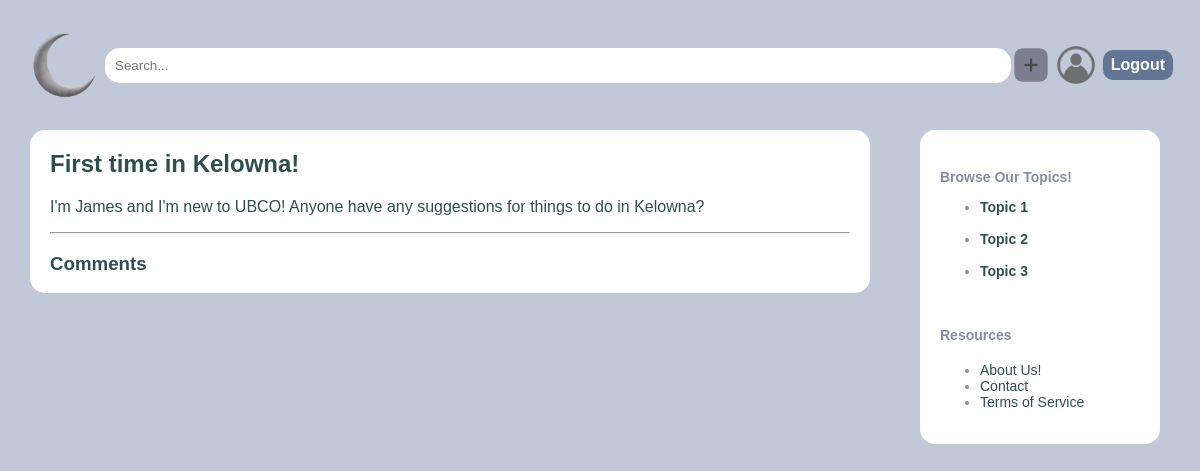
/source_code/postPage.php?postId=2 (signed in), run on the app's committed database.
### tables this page shows
CREATE TABLE `Post` (
    `postId` INT NOT NULL AUTO_INCREMENT PRIMARY KEY,
    `postTitle` VARCHAR(255) NOT NULL,
    `postContent` VARCHAR(255) NOT NULL,
    `postDate` DATE NOT NULL,
    `topic` VARCHAR(255) NOT NULL,
    `userId` INT,
    FOREIGN KEY (`userId`) REFERENCES `User`(`userId`)
);

### source_code/postPage.php (the view, shortened to what this page needs)
<!DOCTYPE html>
<html lang="en">
<head>
    <link rel="stylesheet" href="css/header.css?v=<?php echo time(); ?>">
    <link rel="stylesheet" href="css/post-page.css?v=<?php echo time(); ?>">
</head>
<body>
    <header>
        <nav>
            <a href="home.php" class="logo"><img src="images/logo.png"></a>
            <input type="text" class="search-bar" placeholder="Search...">
            <a href="create-post.php" class="create-post-btn"><img src="images/createPost.png"></a>
            <a href="user-profile.php" class="user-profile-btn"><img src="images/profile-icon.png"></a>
            <?php if(isset($_SESSION['email'])): ?>
                <a href="logout.php" class="logout-btn">Logout</a>
            <?php else: ?>
                <a href="login.php" class="login-register-btn">Login/Register</a>
            <?php endif; ?>
        </nav>
    </header>
    <div class="container">
        <div class="main-content">
            <?php
             $host = "localhost";
             $database = "ddl360";
             $user = "webuser";
             $password = "P@ssw0rd";
             $connection = mysqli_connect($host, $user, $password, $database);
            $postId = $_GET['postId'];
            $sql = "SELECT * FROM Post WHERE postId = $postId";
            $result = mysqli_query($connection, $sql);
            if ($result) {
                if (mysqli_num_rows($result) > 0) {
                    $row = mysqli_fetch_assoc($result);
                    echo "<h2>" . $row["postTitle"] . "</h2>";
                    echo "<p>" . $row["postContent"] . "</p>";
                } else {
                    echo "No post found";
                }
            } else {
                echo "Error executing query: " . mysqli_error($connection);
            }
            ?>
            <hr>
            <div class="comments">
                <h3>Comments</h3>
            </div>
        </div>
    </div>
    <div class="container-2">
        <div class="secondary-content">
            <h4> Browse Our Topics!
            <ul>
                <li><a href="searchResult.php">Topic 1</a></li>
                <br>
                <li><a href="searchResult.php">Topic 2</a></li>
                <br>
                <li><a href="searchResult.php">Topic 3</a></li>
            </ul>
            <br>
            <h4>Resources</h4>
            <ul>
                <li><a href="about-us.php">About Us!</a></li>
                <li><a href="contact.php">Contact</a></li>
                <li><a href="TOS.php">Terms of Service</a></li>
            </ul>
        </div>
    </div>
</body>
</html>

### source_code/css/header.css (style rules this page uses)
body { margin: 0px; background-color: #C1C8D8; font-family: Arial, sans-serif; }
nav { padding: 25px; display: flex; justify-content: space-evenly; align-items: center; }
.logo { width: 80px; height: 80px; display: flex; }
.search-bar { padding: 10px; width: 1000px; border: none; border-radius: 15px; }
.create-post-btn { width: 40px; height: 40px; display: flex; }
.user-profile-btn { width: 50px; height: 50px; display: flex; }
.login-register-btn, .logout-btn, .admin-page-btn { background-color: #627594; padding: 6px 8px 6px 8px; text-decoration: none; color: white; font-weight: bold; margin: 2px; border-radius: 10px; box-shadow: none; font-size: 16px; }

### source_code/css/post-page.css (style rules this page uses)
.container { display: flex; border-radius: 15px; background-color: white; color: darkslategray; float: left; width: 70%; margin-left: 30px; }
.main-content { flex: 2; padding: 0px 20px; }
.container-2 { display: flex; float: right; border-radius: 15px; background-color: white; color: #868D9F; margin-right: 40px; width: 20%; }
.secondary-content { padding: 20px; font-size: 14px; }
.secondary-content a { text-decoration: none; color: darkslategray; }

### data on the page
post: postTitle "First time in Kelowna!", postContent "I'm James and I'm new to UBCO! Anyone have any suggestions for things to do in Kelowna?"
